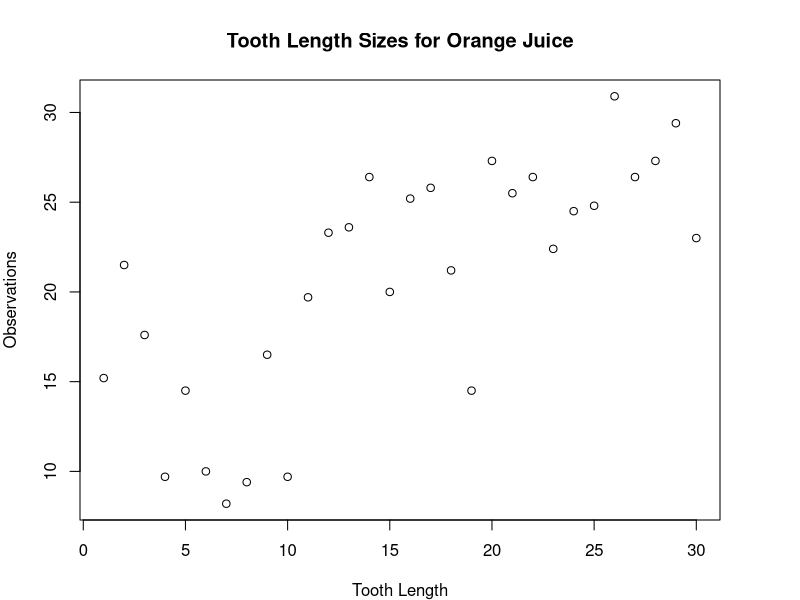
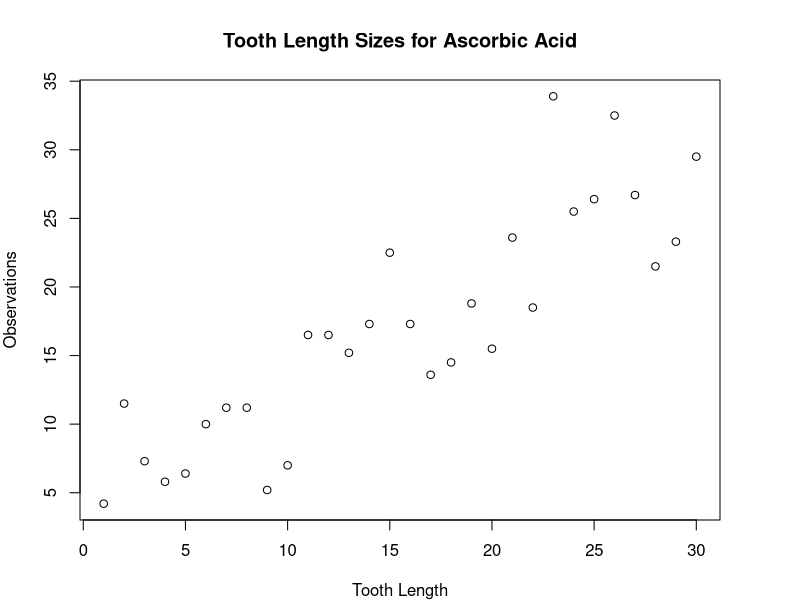
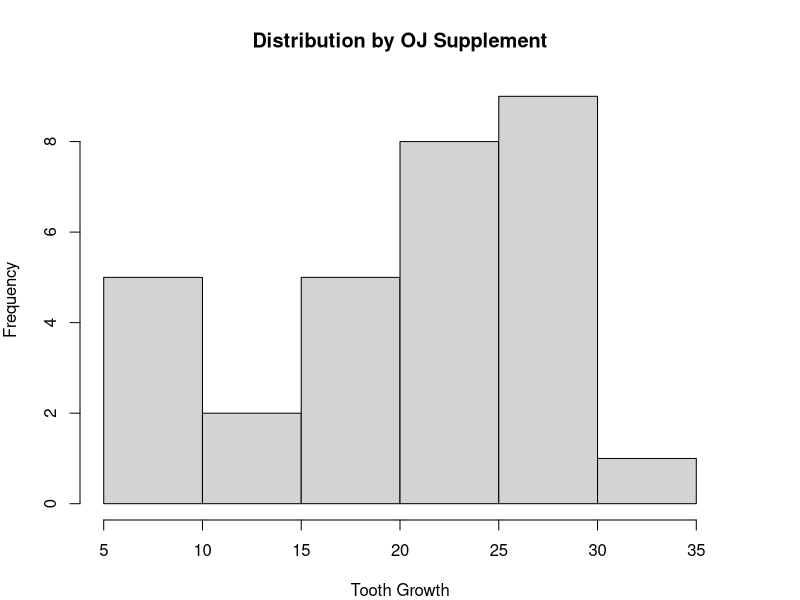
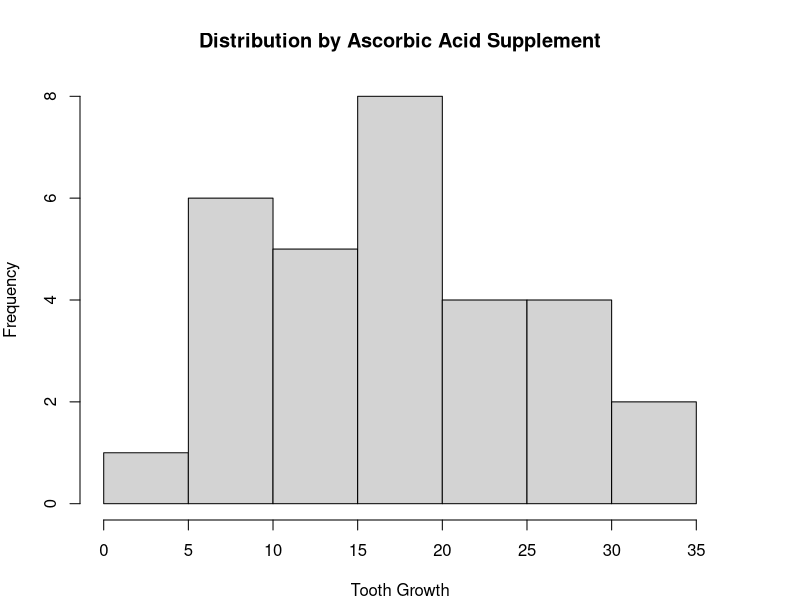

Write the R code that produced these figures, in order.
## ---- chunk 1
library("datasets")
attach(ToothGrowth)
table(supp,dose)
## ---- chunk 2
par(mar=c(4,4,4,4))
df <- ToothGrowth[ToothGrowth$supp=="OJ",]
plot(df$len, main="Tooth Length Sizes for Orange Juice", ylab="Observations", xlab="Tooth Length")
## ---- chunk 3
par(mar=c(4,4,4,4))
df <-ToothGrowth[ToothGrowth$supp=="VC",]
plot(df$len, main="Tooth Length Sizes for Ascorbic Acid", ylab="Observations", xlab="Tooth Length")

## ---- chunk 4
df <- ToothGrowth[ToothGrowth$supp=="OJ",]
mean(df$len)
sd(df$len)
var(df$len)
round(t.test(df$len) $conf.int,1)
hist(df$len, main="Distribution by OJ Supplement", xlab="Tooth Growth")
## ---- chunk 5
df <- ToothGrowth[ToothGrowth$supp=="VC",]
mean(df$len)
sd(df$len)
var(df$len)
round(t.test(df$len) $conf.int,1)
hist(df$len, main="Distribution by Ascorbic Acid Supplement", xlab="Tooth Growth")
